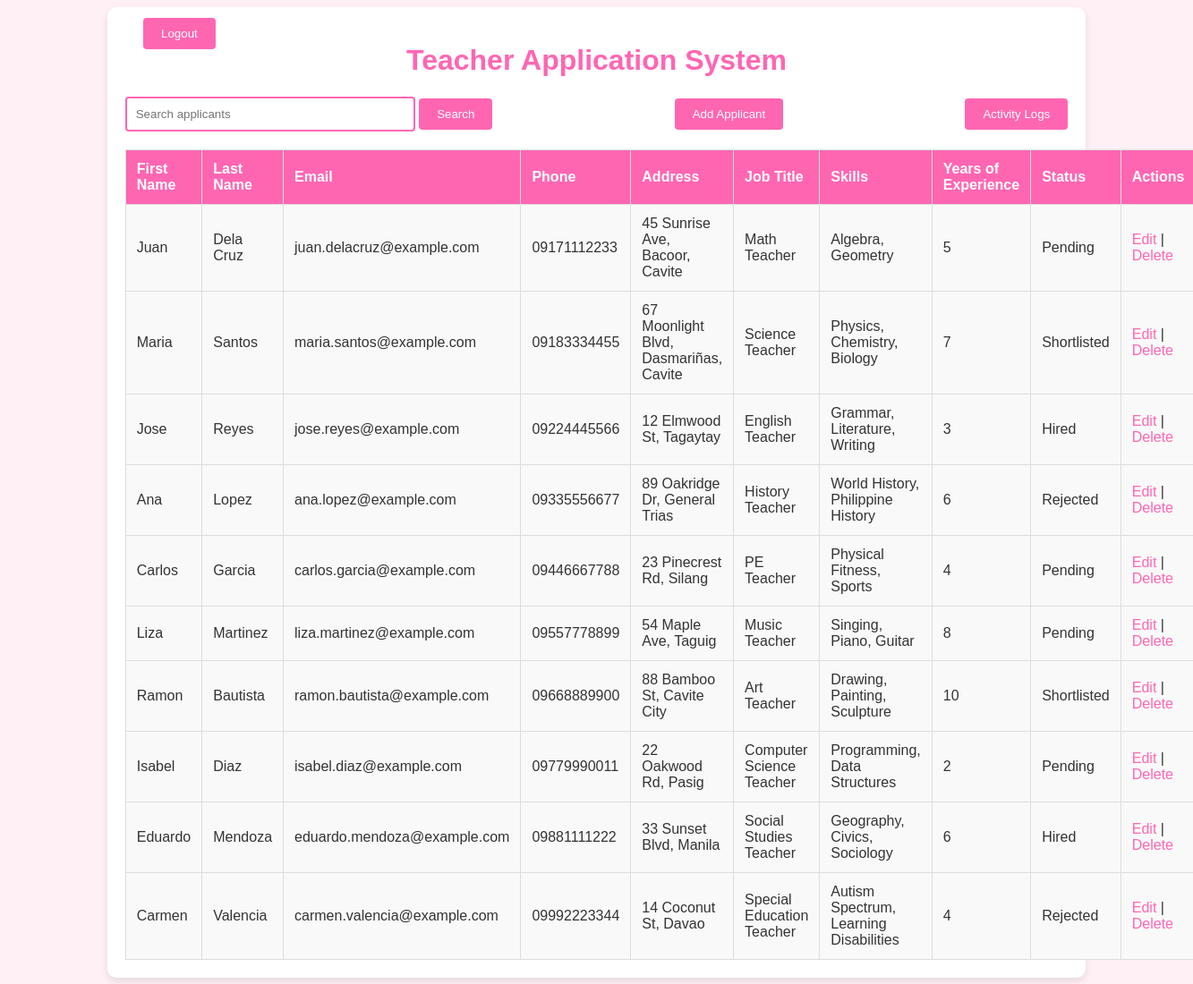
The page / on the database its author committed.
### tables this page shows
CREATE TABLE applicants (
    id INT AUTO_INCREMENT PRIMARY KEY,
    first_name VARCHAR(100) NOT NULL,
    last_name VARCHAR(100) NOT NULL,
    email VARCHAR(255) UNIQUE NOT NULL,
    phone VARCHAR(20) NOT NULL,
    address TEXT NOT NULL,
    job_title VARCHAR(100) NOT NULL,
    skills TEXT NOT NULL,
    years_of_experience INT NOT NULL,
    status ENUM('Pending', 'Shortlisted', 'Rejected', 'Hired') DEFAULT 'Pending',
    added_by VARCHAR(100) NOT NULL,
    last_updated TIMESTAMP DEFAULT CURRENT_TIMESTAMP ON UPDATE CURRENT_TIMESTAMP
);

### models.php (called while the page is built, shortened)
<?php
function fetchApplicants($pdo, $search = null)
{
    $sql = "SELECT * FROM applicants";
    $stmt = $pdo->prepare($sql);
    $stmt->execute($search ? ["%$search%"] : []);
    return [
        'message' => 'Applicants fetched successfully.',
        'statusCode' => 200,
        'querySet' => $stmt->fetchAll()
    ];
}

### index.php (the view, shortened to what this page needs)
<?php
require_once './core/dbConfig.php';
require_once './core/models.php';
$search = $_GET['search'] ?? null;
$applicants = fetchApplicants($pdo, $search)['querySet'];
?>
<!DOCTYPE html>
<html lang="en">
<head>
</head>
<body>
    <div class="logout">
        <a href="logout.php"><button>Logout</button></a>
    </div>
    <div class="container">
        <h1>Teacher Application System</h1>
        <div class="actions">
            <form method="GET" action="" style="display: inline-block;">
                <input type="text" name="search" placeholder="Search applicants" value="<?= htmlspecialchars($search ?? '') ?>">
                <button type="submit">Search</button>
            </form>
            <a href="addApplicant.php"><button type="button">Add Applicant</button></a>
            <a href="activity_logs.php"><button type="button">Activity Logs</button></a>
        </div>
        <table>
            <thead>
                <tr>
                    <th>First Name</th>
                    <th>Last Name</th>
                    <th>Email</th>
                    <th>Phone</th>
                    <th>Address</th>
                    <th>Job Title</th>
                    <th>Skills</th>
                    <th>Years of Experience</th>
                    <th>Status</th>
                    <th>Actions</th>
                </tr>
            </thead>
            <tbody>
                <?php if (!empty($applicants)): ?>
                    <?php foreach ($applicants as $applicant): ?>
                        <tr>
                            <td><?= htmlspecialchars($applicant['first_name']) ?></td>
                            <td><?= htmlspecialchars($applicant['last_name']) ?></td>
                            <td><?= htmlspecialchars($applicant['email']) ?></td>
                            <td><?= htmlspecialchars($applicant['phone']) ?></td>
                            <td><?= htmlspecialchars($applicant['address']) ?></td>
                            <td><?= htmlspecialchars($applicant['job_title']) ?></td>
                            <td><?= htmlspecialchars($applicant['skills']) ?></td>
                            <td><?= htmlspecialchars($applicant['years_of_experience']) ?></td>
                            <td><?= htmlspecialchars($applicant['status']) ?></td>
                            <td>
                                <a href="editApplicant.php?id=<?= $applicant['id'] ?>">Edit</a> |
                                <a href="deleteApplicant.php?delete=<?= $applicant['id'] ?>" onclick="return confirm('Are you sure?')">Delete</a>
                            </td>
                        </tr>
                    <?php endforeach; ?>
                <?php else: ?>
                    <tr>
                        <td colspan="10" style="text-align: center;">No applicants found.</td>
                    </tr>
                <?php endif; ?>
            </tbody>
        </table>
    </div>
</body>
</html>

### index.php (style rules this page uses)
body { font-family: Arial, sans-serif; background-color: #fff0f6; color: #333; }
.container { width: 80%; margin: auto; padding: 20px; background-color: #ffffff; border-radius: 10px; box-shadow: 0 4px 8px rgba(0, 0, 0, 0.1); }
h1 { text-align: center; color: #ff66b2; }
.actions { margin-bottom: 20px; display: flex; justify-content: space-between; align-items: center; }
input[type="text"] { padding: 10px; border: 2px solid #ff66b2; border-radius: 4px; width: 300px; }
button { padding: 10px 20px; background-color: #ff66b2; color: #fff; border: none; border-radius: 4px; cursor: pointer; transition: background-color 0.3s ease; }
a { color: #ff66b2; text-decoration: none; }
table { width: 100%; border-collapse: collapse; margin-top: 20px; }
table, th, td { border: 1px solid #ddd; }
th, td { padding: 12px; text-align: left; }
th { background-color: #ff66b2; color: white; }
td { background-color: #f9f9f9; }
.logout { position: absolute; top: 20px; left: 160px; }
.logout button { background-color: #ff66b2; color: #fff; border: none; padding: 10px 20px; border-radius: 4px; cursor: pointer; transition: background-color 0.3s ease; }

### rows shown on the page
applicants: first_name "Juan", last_name "Dela Cruz", email "juan.delacruz@example.com", phone "09171112233", address "45 Sunrise Ave, Bacoor, Cavite", job_title "Math Teacher", skills "Algebra, Geometry", years_of_experience "5", status "Pending"
applicants: first_name "Maria", last_name "Santos", email "maria.santos@example.com", phone "09183334455", address "67 Moonlight Blvd, Dasmariñas, Cavite", job_title "Science Teacher", skills "Physics, Chemistry, Biology", years_of_experience "7", status "Shortlisted"
applicants: first_name "Jose", last_name "Reyes", email "jose.reyes@example.com", phone "09224445566", address "12 Elmwood St, Tagaytay", job_title "English Teacher", skills "Grammar, Literature, Writing", years_of_experience "3", status "Hired"
applicants: first_name "Ana", last_name "Lopez", email "ana.lopez@example.com", phone "09335556677", address "89 Oakridge Dr, General Trias", job_title "History Teacher", skills "World History, Philippine History", years_of_experience "6", status "Rejected"
applicants: first_name "Carlos", last_name "Garcia", email "carlos.garcia@example.com", phone "09446667788", address "23 Pinecrest Rd, Silang", job_title "PE Teacher", skills "Physical Fitness, Sports", years_of_experience "4", status "Pending"
applicants: first_name "Liza", last_name "Martinez", email "liza.martinez@example.com", phone "09557778899", address "54 Maple Ave, Taguig", job_title "Music Teacher", skills "Singing, Piano, Guitar", years_of_experience "8", status "Pending"
applicants: first_name "Ramon", last_name "Bautista", email "ramon.bautista@example.com", phone "09668889900", address "88 Bamboo St, Cavite City", job_title "Art Teacher", skills "Drawing, Painting, Sculpture", years_of_experience "10", status "Shortlisted"
applicants: first_name "Isabel", last_name "Diaz", email "isabel.diaz@example.com", phone "09779990011", address "22 Oakwood Rd, Pasig", job_title "Computer Science Teacher", skills "Programming, Data Structures", years_of_experience "2", status "Pending"
applicants: first_name "Eduardo", last_name "Mendoza", email "eduardo.mendoza@example.com", phone "09881111222", address "33 Sunset Blvd, Manila", job_title "Social Studies Teacher", skills "Geography, Civics, Sociology", years_of_experience "6", status "Hired"
applicants: first_name "Carmen", last_name "Valencia", email "carmen.valencia@example.com", phone "09992223344", address "14 Coconut St, Davao", job_title "Special Education Teacher", skills "Autism Spectrum, Learning Disabilities", years_of_experience "4", status "Rejected"
